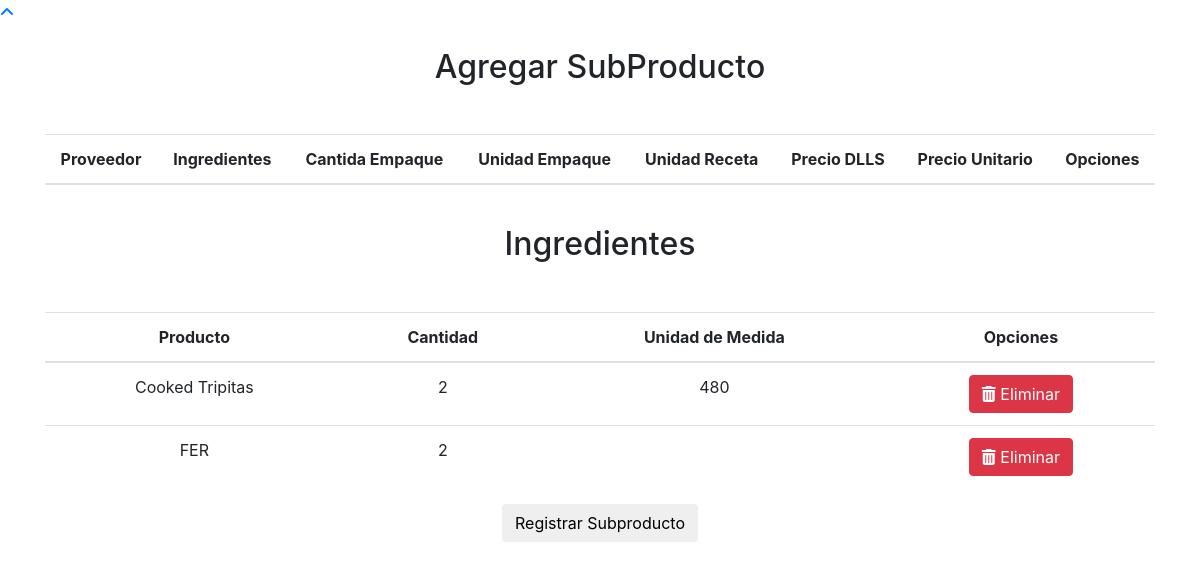
/index.php/toolcrib/subproducto, run on an earlier commit of the app's database.
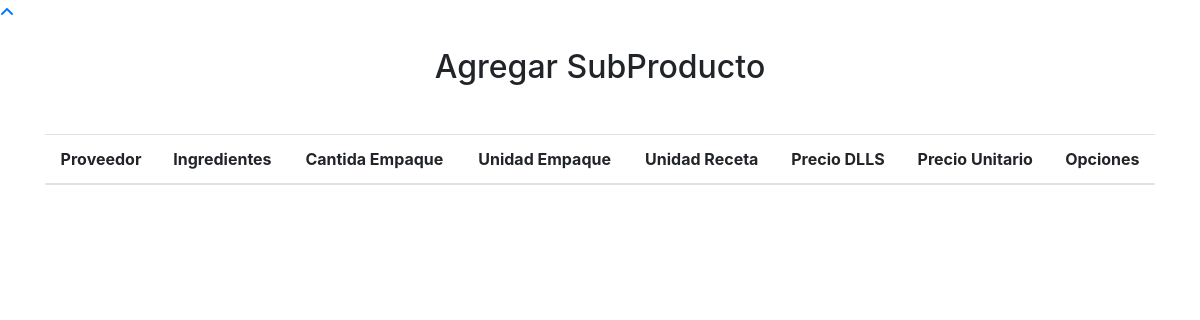
And on a later commit of the database.
### tables this page shows
CREATE TABLE `VentTCTemp` (
  `idvt` int NOT NULL,
  `idProd` int NOT NULL,
  `cantidad` int DEFAULT NULL
);

CREATE TABLE `productos` (
  `id` int NOT NULL,
  `proveedor` varchar(50) DEFAULT NULL,
  `ingrediente` varchar(50) DEFAULT NULL,
  `cantidadEmpaque` varchar(50) DEFAULT NULL,
  `unidadReceta` varchar(1500) DEFAULT NULL,
  `preciodlls` varchar(50) DEFAULT NULL,
  `preciounitario` varchar(50) DEFAULT NULL,
  `unidadEmpaque` varchar(50) DEFAULT NULL,
  `subproducto` int DEFAULT '0'
);

### application/controllers/Toolcrib.php (called while the page is built, shortened)
<?php
class Toolcrib extends CI_Controller {
    function __construct() {
        $this->load->model('Tool_model');
        $this->load->model('conexion_model', 'Conexion');
    }
    function subproducto(){
        $this->load->model('tool_model');
        $data['venta'] = $this->tool_model->ventatemp();
        $data['productos']=$this->tool_model->productos();
        $this->load->view('header');
        $this->load->view('toolcrib/subproducto', $data);
    }
}

### index.php (called while the page is built, shortened)
<?php
require_once BASEPATH.'core/CodeIgniter.php';

### application/models/Tool_model.php (called while the page is built, shortened)
<?php
class Tool_model extends CI_Model {
    public function productos(){
        $this->db->from('productos ');
        $this->db->where('activo','1');
        $query = $this->db->get();
        if ($query->num_rows() > 0) {
            return $query;
        } else {
            return FALSE;
        }
    }
    function ventatemp()
    {
        $this->db->select('v.*, p.*');
        $this->db->from('VentTCTemp v');
        $this->db->join('productos p', 'p.id=v.idProd');
        $res = $this->db->get();
       if($res->num_rows() > 0)
        {
            return $res;
        }
        else
        {
            return false;
        }
    }
}

### application/views/toolcrib/subproducto.php (the view, shortened to what this page needs)
<link rel="stylesheet" href="<?= base_url('/template/fonts/icomoon/style.css')?>">
      </head>
      <body>
         <div class="content">
            <div class="container section-title text-center" >
              <br>
               <h2 class="title" >Agregar SubProducto</h2>
               <div class="table-responsive custom-table-responsive">
                  <table class="table">
                     <thead>
                        <tr>
                           <th scope="col">Proveedor</th>
                           <th scope="col">Ingredientes</th>
                           <th scope="col">Cantida Empaque</th>
                           <th scope="col">Unidad Empaque</th>
                           <th scope="col">Unidad Receta</th>
                           <th scope="col">Precio DLLS</th>
                           <th scope="col">Precio Unitario</th>
                           <th scope="col">Opciones</th>
                        </tr>
                     </thead>
                  </table>
               </div>
            </div>
             <div class="container section-title text-center">
               <br>
                <?php
                                    if($venta) {
                                        ?>
               <h2 class="title">Ingredientes</h2>
               <div class="table-responsive custom-table-responsive">
                  <table class="table">
                     <thead>
                        <tr>
                           <th scope="col">Producto</th>
                           <th scope="col">Cantidad</th>
                           <th scope="col">Unidad de Medida</th>
                           <th scope="col">Opciones</th>
                        </tr>
                     </thead>
                     <tbody>
                                    <?php
                                     foreach ($venta->result() as $elem) {
                                        ?>
                                            <tr>
                                                <td><?= $elem->ingrediente ?></td>
                                                <td><?= $elem->cantidad ?></td>
                                                <td><?= $elem->unidadReceta ?></td>
                                                <td>
                                                <a href=<?= base_url("toolcrib/cancelarProducto/".$elem->idvt); ?>><button type="button"class="btn btn-danger btn-xs"><i class="fa fa-trash"></i> Eliminar </button></a>
                                                </td>
                                            </tr>
                                    <?php }
                                    ?>
                                    </tbody>
                                    </table>
                                      <div class="p-t-30">
                            <button class="btn btn--radius btn--green" onclick="subproducto()">Registrar Subproducto</button>
                        </div>
                                 <?php }
                                    ?>
                            </div>
               </div>
            </div>

### application/views/header.php (shortened to what this page needs)
<!DOCTYPE html>
<html lang="en">
    <link rel="stylesheet" href="<?= base_url('/template/fonts/icomoon/style.css')?>">
    <link rel="stylesheet" href="<?= base_url('template/css/bootstrap.min.css')?>">
    <link rel="stylesheet" href="<?= base_url('template/style.css')?>">
    <link rel="stylesheet" href="<?= base_url('template/css/responsive.css')?>">
    <link rel="stylesheet" href="<?= base_url('template/css/custom.css')?>">
  <link href="<?= base_url('template/vendor/mdi-font/css/material-design-iconic-font.min.css')?>" rel="stylesheet" media="all">
    <link href="<?= base_url('template/vendor/font-awesome/css/font-awesome.min.css')?>" rel="stylesheet" media="all">
<link href="<?= base_url('template/vendor/select2/select2.min.css')?>" rel="stylesheet" media="all">
<link href="<?= base_url('template/css/main.css')?>" rel="stylesheet" media="all">
</head>
<body id="page-top" class="politics_version">
    <nav class="navbar navbar-expand-lg navbar-dark fixed-top" id="mainNav" style="color: green">
      <div class="container-fluid">
        <div class="collapse navbar-collapse" id="navbarResponsive">
          <ul class="navbar-nav ml-auto">
            <li class="nav-item">
              <a class="nav-link js-scroll-trigger active" href="<?= base_url()?>"><span>Home</span></a>
            </li>
            <li class="nav-item">
              <a class="nav-link js-scroll-trigger" href="#menu"><span>Menu</span></a>
            </li>
            <li class="nav-item">
              <a class="nav-link js-scroll-trigger" href="<?= base_url('toolcrib/inventario')?>"><span>Inventario</span></a>
            </li>
          </ul>
        </div>
      </div>
    </nav>
    <a href="#" id="scroll-to-top" class="dmtop global-radius"><i class="fa fa-angle-up"></i></a>
</body>
</html>

What changed in the data, as far as the page shows it:
removed venttctemp: productos.ingrediente "Cooked Tripitas", cantidad "2", productos.unidadReceta "480"
removed venttctemp: productos.ingrediente "FER", cantidad "2"
Also different on the page:
text no longer shown: "Ingredientes Producto Cantidad Unidad de Medida Opciones Registrar Subproducto"
